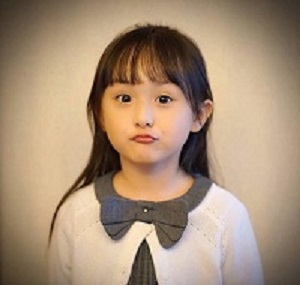
//> input picture Opencv_task/girl.jpg, 300 x 285 px
$ ./017图像直方图main   (built with g++ and OpenCV 4)
//> lines starting //> are read from the running program, lines starting //| are printed output that depends on the picture
#include <opencv2/opencv.hpp>
#include <iostream>

using namespace cv;
using namespace std;

const int bins = 256;
Mat src;
const char* winTitle = "input image";
void showHistogram();
void drawHistogram(Mat &image);
int main(int argc, char** argv) {
	src = imread("girl.jpg", IMREAD_GRAYSCALE);
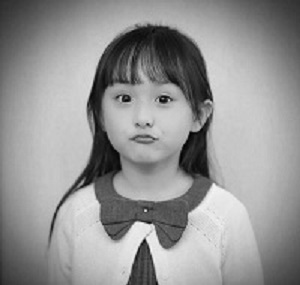
//> src: 285 rows x 300 cols, CV_8UC1; min 0, max 246, mean 148
	if (src.empty()) {
		printf("could not load image...\n");
		return 0;
	}
	namedWindow(winTitle, WINDOW_AUTOSIZE);
	imshow(winTitle, src);
	drawHistogram(src);
	waitKey(0);
	return 0;
}

void drawHistogram(Mat &image) {
	// 定义参数变量
	const int channels[1] = { 0 };
	const int bins[1] = { 256 };
	float hranges[2] = { 0,255 };
	const float* ranges[1] = { hranges };
	int dims = image.channels();
//> dims = 1
	if (dims == 3) {
		vector<Mat> bgr_plane;
		split(src, bgr_plane);
		Mat b_hist;
		Mat g_hist;
		Mat r_hist;
		// 计算Blue, Green, Red通道的直方图
		calcHist(&bgr_plane[0], 1, 0, Mat(), b_hist, 1, bins, ranges);
		calcHist(&bgr_plane[1], 1, 0, Mat(), g_hist, 1, bins, ranges);
		calcHist(&bgr_plane[2], 1, 0, Mat(), r_hist, 1, bins, ranges);
		// 显示直方图
		int hist_w = 512;
		int hist_h = 400;
		int bin_w = cvRound((double)hist_w / bins[0]);
		Mat histImage = Mat::zeros(hist_h, hist_w, CV_8UC3);
		// 归一化直方图数据
		normalize(b_hist, b_hist, 0, histImage.rows, NORM_MINMAX, -1, Mat());
		normalize(g_hist, g_hist, 0, histImage.rows, NORM_MINMAX, -1, Mat());
		normalize(r_hist, r_hist, 0, histImage.rows, NORM_MINMAX, -1, Mat());
		// 绘制直方图曲线
		for (int i = 1; i < bins[0]; i++) {
			line(histImage, Point(bin_w*(i - 1), hist_h - cvRound(b_hist.at<float>(i - 1))),
				Point(bin_w*(i), hist_h - cvRound(b_hist.at<float>(i))), Scalar(255, 0, 0), 2, 8, 0);
			line(histImage, Point(bin_w*(i - 1), hist_h - cvRound(g_hist.at<float>(i - 1))),
				Point(bin_w*(i), hist_h - cvRound(g_hist.at<float>(i))), Scalar(0, 255, 0), 2, 8, 0);
			line(histImage, Point(bin_w*(i - 1), hist_h - cvRound(r_hist.at<float>(i - 1))),
				Point(bin_w*(i), hist_h - cvRound(r_hist.at<float>(i))), Scalar(0, 0, 255), 2, 8, 0);
		}
		// 显示直方图
		namedWindow("Histogram Demo", WINDOW_AUTOSIZE);
		imshow("Histogram Demo", histImage);
	}
	else {
		Mat hist;
		// 计算Blue, Green, Red通道的直方图
		calcHist(&image, 1, 0, Mat(), hist, 1, bins, ranges);
//> hist = 256 values, max 1453 at index 197, min 0 at index 247, mean 334
		// 显示直方图
		int hist_w = 512;
		int hist_h = 400;
		int bin_w = cvRound((double)hist_w / bins[0]);
		Mat histImage = Mat::zeros(hist_h, hist_w, CV_8UC3);
		// 归一化直方图数据
		normalize(hist, hist, 0, histImage.rows, NORM_MINMAX, -1, Mat());
//> hist = 256 values, max 400 at index 197, min 0 at index 247, mean 91.94
		// 绘制直方图曲线
		for (int i = 1; i < bins[0]; i++) {
			line(histImage, Point(bin_w*(i - 1), hist_h - cvRound(hist.at<float>(i - 1))),
				Point(bin_w*(i), hist_h - cvRound(hist.at<float>(i))), Scalar(0, 255, 0), 2, 8, 0);
		}
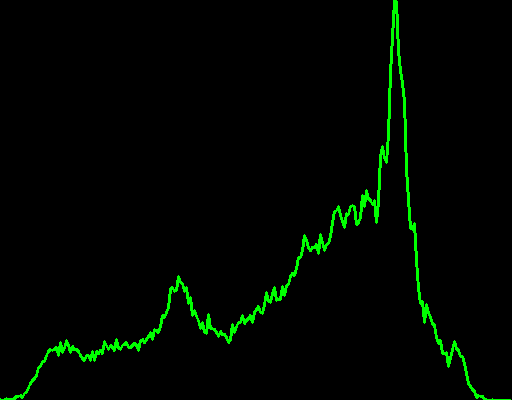
//> histImage: 400 rows x 512 cols, CV_8UC3; mean B, G, R 0, 6.4, 0
		// 显示直方图
		namedWindow("Histogram Demo", WINDOW_AUTOSIZE);
		imshow("Histogram Demo", histImage);
	}
}

void showHistogram() {
	// 三通道分离
	vector<Mat> bgr_plane;
	split(src, bgr_plane);
	// 定义参数变量
	const int channels[1] = { 0 };
	const int bins[1] = { 256 };
	float hranges[2] = { 0,255 };
	const float* ranges[1] = { hranges };
	Mat b_hist;
	Mat g_hist;
	Mat r_hist;
	// 计算Blue, Green, Red通道的直方图
	calcHist(&bgr_plane[0], 1, 0, Mat(), b_hist, 1, bins, ranges);
	calcHist(&bgr_plane[1], 1, 0, Mat(), g_hist, 1, bins, ranges);
	calcHist(&bgr_plane[2], 1, 0, Mat(), r_hist, 1, bins, ranges);
	// 显示直方图
	int hist_w = 512;
	int hist_h = 400;
	int bin_w = cvRound((double)hist_w / bins[0]);
	Mat histImage = Mat::zeros(hist_h, hist_w, CV_8UC3);
	// 归一化直方图数据
	normalize(b_hist, b_hist, 0, histImage.rows, NORM_MINMAX, -1, Mat());
	normalize(g_hist, g_hist, 0, histImage.rows, NORM_MINMAX, -1, Mat());
	normalize(r_hist, r_hist, 0, histImage.rows, NORM_MINMAX, -1, Mat());
	// 绘制直方图曲线
	for (int i = 1; i < bins[0]; i++) {
		line(histImage, Point(bin_w*(i - 1), hist_h - cvRound(b_hist.at<float>(i - 1))),
			Point(bin_w*(i), hist_h - cvRound(b_hist.at<float>(i))), Scalar(255, 0, 0), 2, 8, 0);
		line(histImage, Point(bin_w*(i - 1), hist_h - cvRound(g_hist.at<float>(i - 1))),
			Point(bin_w*(i), hist_h - cvRound(g_hist.at<float>(i))), Scalar(0, 255, 0), 2, 8, 0);
		line(histImage, Point(bin_w*(i - 1), hist_h - cvRound(r_hist.at<float>(i - 1))),
			Point(bin_w*(i), hist_h - cvRound(r_hist.at<float>(i))), Scalar(0, 0, 255), 2, 8, 0);
	}
	// 显示直方图
	namedWindow("Histogram Demo", WINDOW_AUTOSIZE);
	imshow("Histogram Demo", histImage);
}

$ run again, with Opencv_task/lady.jpg copied over Opencv_task/girl.jpg
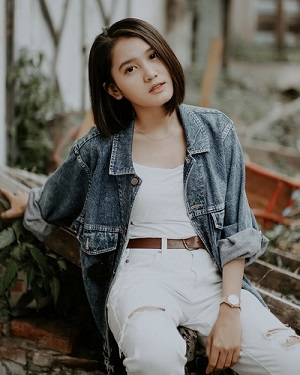
//> input picture Opencv_task/lady.jpg, 300 x 375 px
//> `src = imread("girl.jpg", IMREAD_GRAYSCALE);`:
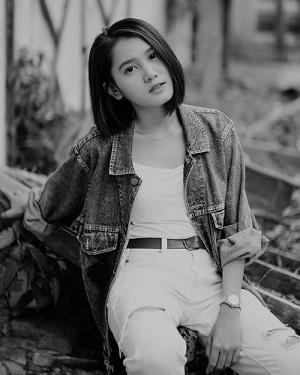
//> src: 375 rows x 300 cols, CV_8UC1; min 0, max 214, mean 103.1
//> in drawHistogram, `calcHist(&image, 1, 0, Mat(), hist, 1, bins, ranges);`: hist = 256 values, max 1360 at index 195, min 0 at index 215, mean 439.5
//> in drawHistogram, `normalize(hist, hist, 0, histImage.rows, NORM_MINMAX, -1, Mat());`: hist = 256 values, max 400 at index 195, min 0 at index 215, mean 129.3
//> after the loop in drawHistogram, `for (int i = 1; i < bins[0]; i++)`:
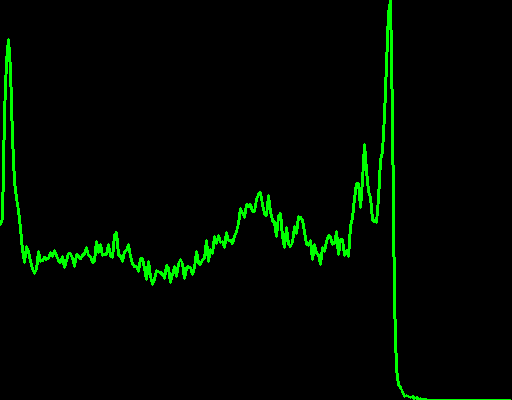
//> histImage: 400 rows x 512 cols, CV_8UC3; mean B, G, R 0, 8.9, 0
